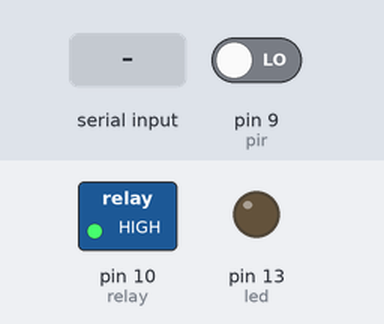
Simulated run of this sketch. Board: Arduino Uno, built with avr-gcc and run on an emulated ATmega328P. Shown: switched loads named in the sketch (green lamp = pin HIGH), output pins drawn as LEDs (lit = HIGH). The inputs (shaded band) are chosen by the test bench; at power-on: pin 9 (pir) LOW.

Above: at 1.2 s.
1.3 s: pin 9 (pir) driven HIGH
At 1.8 s:
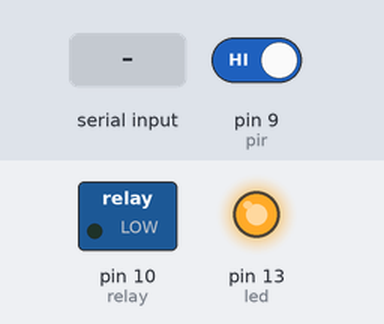
2.8 s: "1" received over Serial
4.3 s: pin 9 (pir) driven LOW
At 5.3 s:
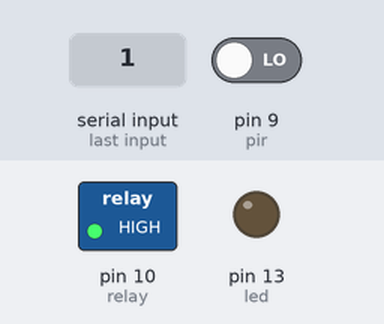
5.8 s: "A" received over Serial
Timing chart, 0 to 8.3 s (numbered marks = the images above; inputs shaded):
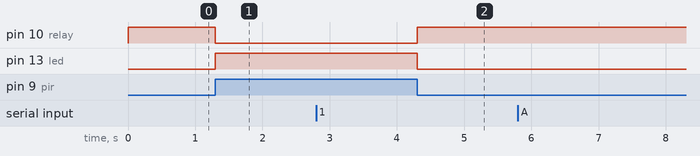

Measured:
- after the input at 1.3 s, pin 10 (relay): HIGH → LOW at once; pin 13 (led): LOW → HIGH at once
- after the input at 4.3 s, pin 10 (relay): LOW → HIGH at once; pin 13 (led): HIGH → LOW at once

The sketch:

motion_sensor_final_project.ino
```cpp
// here  we determent the pin
//Connect the LED's long (+) leg to port 13 and the leg (-) to the Gnd port next to port 13
int led  = 13 ;
//Connect the positive power cord of the sensor to the 5 v port on the breadboard, and the negative power cord toint data;
int data;
//Gnd port on the breadboard.
// Plug the Signal cable into port 9 on the card.
int pir = 9 ;
//Connect the reel power cord to the 5 v port on the breadboard, and the negative power cord to the
//Gnd port on the breadboard.
// Connect the signal cable to port 10 on the card
int relay = 10 ;
//here intial value to motion
int motion = 0 ;
int pirstate = LOW ;

//open serial port,
void setup() {
 Serial.begin(4800);
  pinMode(led, OUTPUT) ;
  pinMode(relay , OUTPUT);
  pinMode(pir , INPUT);

}

// method to display the result  on serial monitor
void loop(){
 //  if(Serial.available()){
   // data = Serial.read();
    //if(data == 'A'){
    //  digitalWrite(13,HIGH);
   // }
   // else {
   //   digitalWrite(13,LOW);
   // }
 // }

  motion = digitalRead(pir);
//this loop it will check if the motion is high , it will put  (relay , LOW);   (led , HIGH); by using    digitalWrite(); function
  if ( motion == HIGH ){

   digitalWrite(relay , LOW);
   digitalWrite(led , HIGH);

  if( pirstate == LOW){
     pirstate = HIGH;

        //delay(1000);
  }
}
//here will check if the motion is low , it will put (led , LOW), (relay , HIGH); by using    digitalWrite(); function

else {

 digitalWrite(led , LOW);
 digitalWrite(relay , HIGH);
// delay(300);

 if ( pirstate == HIGH)
    pirstate = LOW;
}

  if(Serial.available()){
    data = Serial.read();
    if(data == 'A'){
      digitalWrite(13,HIGH);
    }
    else {
      digitalWrite(13,LOW);
    }
  }
}
```
